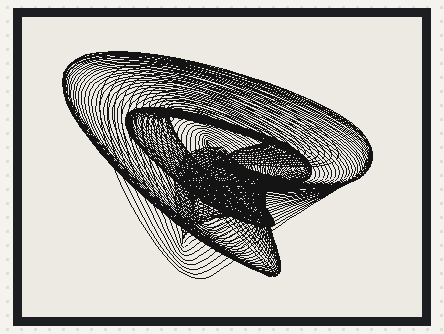
The sketch below on a simulated Arduino Uno, built for the host (arithmetic inside an expression is 32-bit, double 64-bit). Shown: 400×300 one-colour display. Random numbers use the default seed unless the sketch sets one.

Above: at 2.2 s.
At 6.3 s:
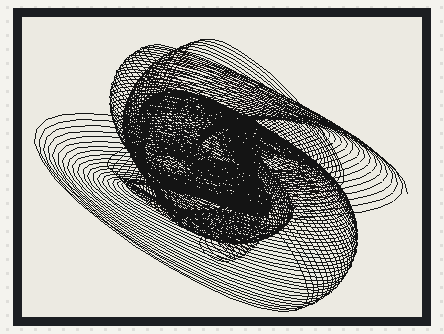
At 10.4 s:
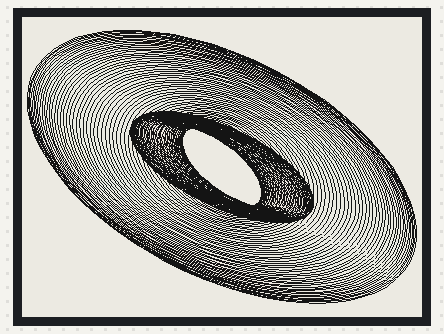
At 18.6 s:
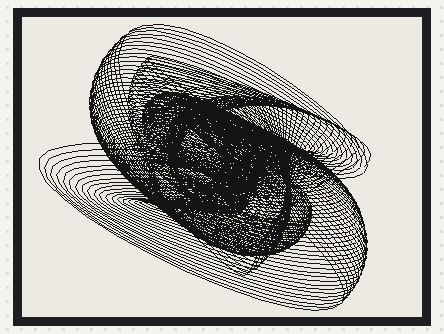
At 26.9 s:
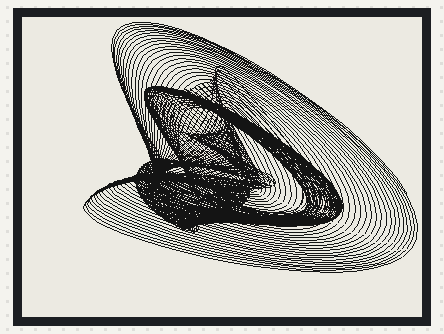
At 37.2 s:
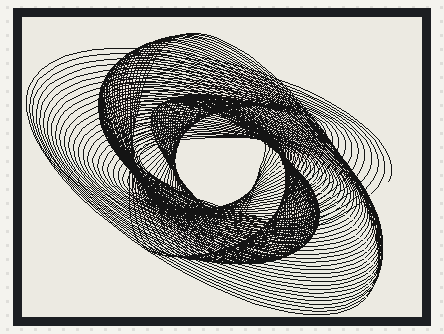

Measured:
- what the display in image 1 shows lasts 2.1 s, from 6.2 s to 8.3 s

The sketch:

eink-harmonograph.ino
```cpp
#include <math.h>
#include <SPI.h>

// this is installed by installing the 4-2inch_e-paper-module.zip as a
// library (e.g. unzip to ~/Arduino)
#include <epd4in2.h>

// This code is shared between the Arduino and SDL
// implementations. The SDL implementation is easier to debug
// interactively.
#include "harmonograph.hpp"

namespace {
  class ArduinoRenderer final : public Renderer {
  public:
    ArduinoRenderer() {
      epd.Init();
    }

    void render(const Rect& screen_bounds, uint8_t* buf) override {
      epd.SetPartialWindow(buf,
                           screen_bounds.x,
                           screen_bounds.y,
                           screen_bounds.w,
                           screen_bounds.h);
    }

    void render_clear() override {
      epd.ClearFrame();
    }

    void render_present() override {
      epd.DisplayFrame();
    }

  private:
    Epd epd;
  };
}

void setup() {
  randomSeed(analogRead(0));
  ArduinoRenderer st;
  Screen screen;
  Harmonograph harmonograph = STARTING_PARAMS;

  for (size_t i = random();; ++i) {
    tick(i, harmonograph);

    st.render_clear();
    render_screen(harmonograph, screen, st);
    st.render_present();
  }
}

void loop() {
  // Setup code runs this
}
```

harmonograph.hpp
```cpp
template<typename T>
struct Point {
  T x;
  T y;

  Point<T> operator+(const Point<T>& o) {
    return { x + o.x, y + o.y };
  }
};

template<typename T>
struct Dimensions {
  T width;
  T height;

  constexpr Dimensions<T> operator/(Dimensions<T> o) const {
    return { width/o.width, height/o.height };
  }
};

template<typename T>
constexpr T area(Dimensions<T> d) {
  return d.width * d.height;
}

template<typename T>
struct RectT {
  T x;
  T y;
  T w;
  T h;
};

template<typename T>
bool contains(const RectT<T>& r, const Point<T>& p) {
  if (r.x <= p.x && p.x < r.x + r.w &&
      r.y <= p.y && p.y < r.y + r.h) {
    return true;
  } else {
    return false;
  }
}

template<typename T>
struct LineT {
  Point<T> p1;
  Point<T> p2;
};

template<size_t N>
struct bitset {
  uint8_t buf[N];

  void set_all() {
    memset(buf, 0xff, N);
  }

  void unset(size_t idx) {
    buf[idx/8] &= ~(0x80 >> (idx & 7));
  }
};

struct Pendulum {
  float frequency;
  float phase_y;
  float phase_x;
  float dampening;
  float amplitude_x;
  float amplitude_y;
};

using FunctionPoint = Point<float>;

FunctionPoint pos(const Pendulum& p, float t) {
  float dt = expf(-p.dampening * t);

  float x = p.amplitude_x * sinf(t*p.frequency + p.phase_x) * dt;
  float y = p.amplitude_y * sinf(t*p.frequency + p.phase_y) * dt;

  // Rescale function to always be positive (screen coords)
  return { x + p.amplitude_x, y + p.amplitude_y };
}

struct Harmonograph {
  Pendulum a;
  Pendulum b;
  Pendulum c;
};

FunctionPoint pos(const Harmonograph& h, float t) {
  return pos(h.a, t) + pos(h.b, t) + pos(h.c, t);
}

using pixelcoord_t = int16_t;
using PixelPoint = Point<pixelcoord_t>;

PixelPoint pixel_pos(const Harmonograph& h, float t) {
  FunctionPoint p = pos(h, t);
  return { static_cast<pixelcoord_t>(p.x), static_cast<pixelcoord_t>(p.y) };
}

// screen: widths, segments, etc.
constexpr Dimensions<pixelcoord_t> screendims{400, 300};
constexpr Dimensions<pixelcoord_t> segment_dims{400, 30};
constexpr auto segment_num_pixels = area(segment_dims);
constexpr auto segment_num_bytes = (segment_num_pixels/8)+1;
constexpr auto segment_grid = screendims/segment_dims;
const float START_TIME = 0.0;
const float TIME_STEP = 0.1;
const float MAX_TIME = 600.0;

// TYPES
using Rect = RectT<pixelcoord_t>;

struct Screen {
  bitset<segment_num_bytes> bs;

  void clear() {
    bs.set_all();
  }

  void paint(const Rect& bounds, const PixelPoint& p) {
    if (contains(bounds, p)) {
      pixelcoord_t bitbuf_x = p.x - bounds.x;
      pixelcoord_t bitbuf_y = p.y - bounds.y;

      auto rowstart = bitbuf_y*bounds.w;
      auto bitidx = rowstart + bitbuf_x;
      auto byteidx = bitidx / 8;

      bs.unset(bitidx);
    }
  }
};

using Line = LineT<pixelcoord_t>;

void paint_line_breshenham_low(Screen& s,
                               const Rect& bounds,
                               const Line& l) {

  const PixelPoint& p1 = l.p1;
  const PixelPoint& p2 = l.p2;

  // covers gradients [-1, 1] (base alg. only covers gradient of > 0)
  int dx = p2.x - p1.x;
  int dy = p2.y - p1.y;
  int yi = 1;
  if (dy < 0) {
    yi = -1;
    dy = -dy;
  }
  int D = 2*dy - dx;

  pixelcoord_t y = p1.y;

  for (pixelcoord_t x = p1.x; x < p2.x; ++x) {
    PixelPoint p = { .x = x, .y = y };
    s.paint(bounds, p);
    if (D > 0) {
      y += yi;
      D -= 2*dx;
    }
    D += 2*dy;
  }
}

void paint_line_breshenham_high(Screen& s,
                                const Rect& bounds,
                                const Line& l) {
  const PixelPoint& p1 = l.p1;
  const PixelPoint& p2 = l.p2;

  // handles "steep" gradients
  int dx = p2.x - p1.x;
  int dy = p2.y - p1.y;
  int xi = 1;
  if (dx < 0) {
    xi = -1;
    dx = -dx;
  }
  int D = 2*dx - dy;
  pixelcoord_t x = p1.x;

  for (pixelcoord_t y = p1.y; y < p2.y; ++y) {
    PixelPoint p = { .x = x, .y = y };
    s.paint(bounds, p);
    if (D > 0) {
      x += xi;
      D -= 2*dy;
    }
    D += 2*dx;
  }
}

void paint_line(Screen& s,
                const Rect& bounds,
                const Line& l) {

  const PixelPoint& p1 = l.p1;
  const PixelPoint& p2 = l.p2;

  // Using a custom line painting alg. because of the screen
  // segmentation. Line coords might fall out of bounds.

  // Breshenham alg.

  // covers wide & tall representations with [-1,1] gradients: base
  // alg only covers wide representations with positive gradient

  if (abs(p2.y - p1.y) < abs (p2.x - p1.x)) {
    // wider than it is tall (not steep)
    if (p1.x > p2.x) {
      paint_line_breshenham_low(s, bounds, {p2, p1});
    } else {
      paint_line_breshenham_low(s, bounds, {p1, p2});
    }
  } else {
    // taller than it is wide (steep)
    if (p1.y > p2.y) {
      paint_line_breshenham_high(s, bounds, {p2, p1});
    } else {
      paint_line_breshenham_high(s, bounds, {p1, p2});
    }
  }
}

const Harmonograph STARTING_PARAMS =
  {
   .a = {
         .frequency = 1.005,
         .phase_y = 180.0/180.0 * M_PI,
         .phase_x = 95.0/180.0 * M_PI,
         .dampening = 2.0/1000,
         .amplitude_x = 0.483 * (screendims.width/2),
         .amplitude_y = 0.625 * (screendims.height/2),
         },
   .b = {
         .frequency = 0.990,
         .phase_y = 180.0/180.0 * M_PI,
         .phase_x = 180.0/180.0 * M_PI,
         .dampening = 1.0/1000,
         .amplitude_x = 0.2586 * (screendims.width/2),
         .amplitude_y = 0.2083 * (screendims.height/2),
         },
   .c = {
         .frequency = 1.000,
         .phase_y = 180.0/180.0 * M_PI,
         .phase_x = 120.0/180.0 * M_PI,
         .dampening = 0.5/1000,
         .amplitude_x = 0.2586 * (screendims.width/2),
         .amplitude_y = 0.1667 * (screendims.height/2),
         },
  };

void paint_segment(const Harmonograph& params,
                   const Rect& segment_bounds,
                   Screen& screen) {

  PixelPoint p1 = pixel_pos(params, START_TIME);

  for (float t = START_TIME + TIME_STEP; t < MAX_TIME; t += TIME_STEP) {
    PixelPoint p2 = pixel_pos(params, t);
    paint_line(screen, segment_bounds, {p1, p2});
    p1 = p2;
  }
}

void tick(size_t i, Harmonograph& harmonograph) {
  static const float fq_lut[] = {
                                 0.995,
                                 1.005,
                                 1.5,
                                 2.010,
                                 2.503,
                                 3.000,
  };

  harmonograph.b.phase_x = (((i % 8)*30)/180.0) * M_PI;
  harmonograph.b.phase_y = (((i % 8)*30)/180.0) * M_PI;
  harmonograph.b.frequency = fq_lut[(i+1) % 6];
  harmonograph.c.frequency = fq_lut[i % 6];
}

// public API:


// There are two renderers possible: Arduino or SDL2. Both receive a
// sequence of render calls (draw into backbuffer), followed by a
// render_present (show), followed by a render_clear (clear
// backbuffer), rinse and repeat.
class Renderer {
public:
  virtual void render(const Rect& screen_bounds, uint8_t* buf) = 0;
  virtual void render_clear() = 0;
  virtual void render_present() = 0;
  virtual ~Renderer() noexcept {}
};

// FUNCS
void render_screen(const Harmonograph& params,
                   Screen& screen,
                   Renderer& st) {

  // The screen needs to be rendered as a bunch of separate
  // non-overlapping segments because an Arduino can't hold an entire
  // screen in memory.
  for (pixelcoord_t xs = 0; xs < segment_grid.width; ++xs) {
    for (pixelcoord_t ys = 0; ys < segment_grid.height; ++ys) {
      Rect segment = {
                      .x = segment_dims.width * xs,
                      .y = segment_dims.height * ys,
                      .w = segment_dims.width,
                      .h = segment_dims.height,
      };

      screen.clear();
      paint_segment(params, segment, screen);
      st.render(segment, screen.bs.buf);
    }
  }
}
```
